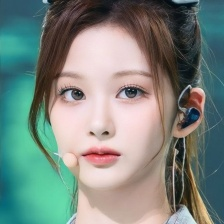
#> input picture data/images/5_female/idol_10836855344462691.jpg, 224 x 224 px
$ python -i face_align.py   (imports and definitions only)   (Python 2 division)
#> lines starting #> are read from the running program, lines starting #| are printed output that depends on the picture
"""고전 방법 기반 얼굴 검출 + 68점 랜드마크 + 정렬.

- 검출: OpenCV Haar Cascade (Viola-Jones, 2001)
- 랜드마크: OpenCV Facemark LBF (Local Binary Features, 68점, dlib과 동일한 랜드마크 배치)
- 정렬: 양쪽 눈 중심을 기준으로 회전/스케일을 정규화하는 유사변환(similarity transform)

주의: 이 프로젝트 경로에 한글 폴더명(사용자 홈 디렉터리)이 포함되어 있는데,
OpenCV의 네이티브 파일 로더(CascadeClassifier, FileStorage, imread 등)는 절대경로에
비 ASCII 문자가 있으면 파일을 열지 못하는 버그가 있다. 그래서 모델 파일은 반드시
"combined/"를 현재 작업 디렉터리로 둔 상태의 상대경로로 로드해야 한다.
(이미지 로드는 features.py 등에서 np.fromfile + cv2.imdecode로 우회한다.)
"""
import cv2
import numpy as np

CASCADE_PATH = "classical_cv/models/haarcascade_frontalface_default.xml"
LBF_MODEL_PATH = "classical_cv/models/lbfmodel.yaml"

ALIGNED_SIZE = 256
LEFT_EYE_TARGET = (0.35, 0.35)
RIGHT_EYE_TARGET = (0.65, 0.35)

# 68점 랜드마크 인덱스(dlib 표준과 동일한 배치)
JAW = list(range(0, 17))
RIGHT_EYEBROW = list(range(17, 22))
LEFT_EYEBROW = list(range(22, 27))
NOSE = list(range(27, 36))
RIGHT_EYE = list(range(36, 42))
LEFT_EYE = list(range(42, 48))
MOUTH = list(range(48, 68))


# [25 lines left out: function align_from_eyes, not called in this run]


class FaceAligner:
    def __init__(self, cascade_path=CASCADE_PATH, lbf_path=LBF_MODEL_PATH):
        """cascade_path/lbf_path를 넘기면 기본 상대경로 대신 그 경로를 쓴다.
        (PyInstaller로 묶은 실행파일처럼 cwd 관례를 쓸 수 없는 경우를 위함 —
        이 경우에도 경로 문자열 자체는 반드시 ASCII여야 한다, 모듈 docstring 참고.)"""
        self.detector = cv2.CascadeClassifier(cascade_path)
        if self.detector.empty():
            raise FileNotFoundError(
                f"Haar cascade를 찾을 수 없습니다: {cascade_path}\n"
                "combined/ 디렉터리에서 실행 중인지 확인하고, "
                "classical_cv/src/download_lbfmodel.py 를 먼저 실행하세요."
            )
        self.facemark = cv2.face.createFacemarkLBF()
        self.facemark.loadModel(lbf_path)

    # [29 lines left out: function detect_and_align, not called in this run]

>>> import cv2
>>> picture = cv2.imread('../../data/images/5_female/idol_10836855344462691.jpg', cv2.IMREAD_GRAYSCALE)
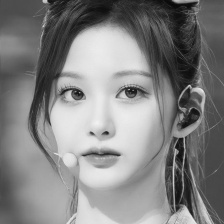
#> picture: shape (224, 224); min 5, max 241, mean 130
>>> result = FaceAligner().detect_and_align(picture)
#> (the run stopped early here; a loop or call above may not have finished)

$ run again, on data/images/5_female/idol_28429041394706192.jpg
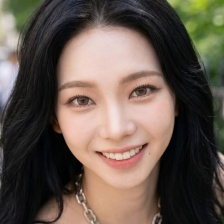
#> input picture data/images/5_female/idol_28429041394706192.jpg, 224 x 224 px
#> `picture = cv2.imread('../../data/images/5_female/idol_1083685534446269..`:
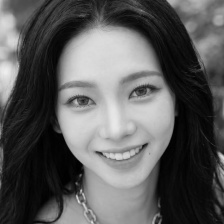
#> picture: shape (224, 224); min 0, max 238, mean 90

$ run again, on data/images/5_female/idol_358247345381699125.jpg
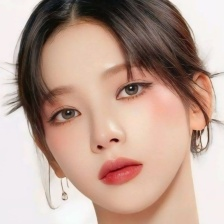
#> input picture data/images/5_female/idol_358247345381699125.jpg, 224 x 224 px
#> `picture = cv2.imread('../../data/images/5_female/idol_1083685534446269..`:
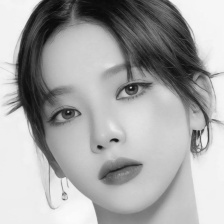
#> picture: shape (224, 224); min 8, max 251, mean 166.7

$ run again, on data/images/5_female/idol_442900944620908053.jpg
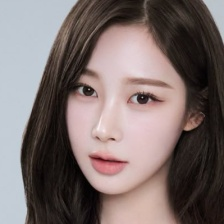
#> input picture data/images/5_female/idol_442900944620908053.jpg, 224 x 224 px
#> `picture = cv2.imread('../../data/images/5_female/idol_1083685534446269..`:
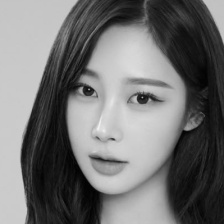
#> picture: shape (224, 224); min 0, max 241, mean 113.5
